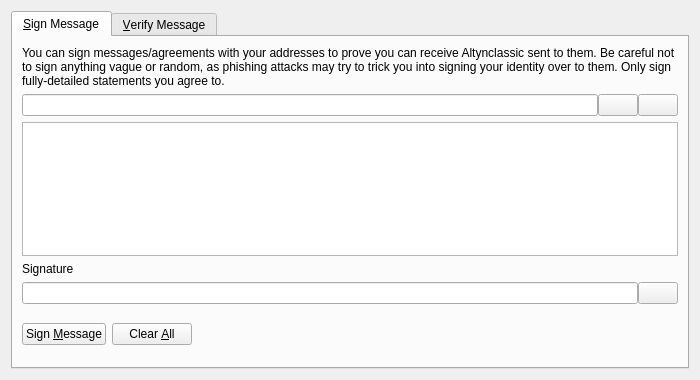
<?xml version="1.0" encoding="UTF-8"?>
<ui version="4.0">
 <class>SignVerifyMessageDialog</class>
 <widget class="QDialog" name="SignVerifyMessageDialog">
  <property name="geometry">
   <rect>
    <x>0</x>
    <y>0</y>
    <width>700</width>
    <height>380</height>
   </rect>
  </property>
  <property name="windowTitle">
   <string>Signatures - Sign / Verify a Message</string>
  </property>
  <property name="modal">
   <bool>true</bool>
  </property>
  <layout class="QVBoxLayout" name="verticalLayout">
   <item>
    <widget class="QTabWidget" name="tabWidget">
     <property name="currentIndex">
      <number>0</number>
     </property>
     <widget class="QWidget" name="tabSignMessage">
      <attribute name="title">
       <string>&amp;Sign Message</string>
      </attribute>
      <layout class="QVBoxLayout" name="verticalLayout_SM">
       <item>
        <widget class="QLabel" name="infoLabel_SM">
         <property name="text">
          <string>You can sign messages/agreements with your addresses to prove you can receive Altynclassic sent to them. Be careful not to sign anything vague or random, as phishing attacks may try to trick you into signing your identity over to them. Only sign fully-detailed statements you agree to.</string>
         </property>
         <property name="textFormat">
          <enum>Qt::PlainText</enum>
         </property>
         <property name="wordWrap">
          <bool>true</bool>
         </property>
        </widget>
       </item>
       <item>
        <layout class="QHBoxLayout" name="horizontalLayout_1_SM">
         <property name="spacing">
          <number>0</number>
         </property>
         <item>
          <widget class="QValidatedLineEdit" name="addressIn_SM">
           <property name="toolTip">
            <string>The address to sign the message with (e.g. SwnLY9Tf7Zsef8gMGL2fhWA9ZmMjt4KPwg)</string>
           </property>
          </widget>
         </item>
         <item>
          <widget class="QPushButton" name="addressBookButton_SM">
           <property name="toolTip">
            <string>Choose previously used address</string>
           </property>
           <property name="text">
            <string/>
           </property>
           <property name="icon">
            <iconset resource="../altynclassic.qrc">
             <normaloff>:/icons/address-book</normaloff>:/icons/address-book</iconset>
           </property>
           <property name="shortcut">
            <string>Alt+A</string>
           </property>
           <property name="autoDefault">
            <bool>false</bool>
           </property>
          </widget>
         </item>
         <item>
          <widget class="QPushButton" name="pasteButton_SM">
           <property name="toolTip">
            <string>Paste address from clipboard</string>
           </property>
           <property name="text">
            <string/>
           </property>
           <property name="icon">
            <iconset resource="../altynclassic.qrc">
             <normaloff>:/icons/editpaste</normaloff>:/icons/editpaste</iconset>
           </property>
           <property name="shortcut">
            <string>Alt+P</string>
           </property>
           <property name="autoDefault">
            <bool>false</bool>
           </property>
          </widget>
         </item>
        </layout>
       </item>
       <item>
        <widget class="QPlainTextEdit" name="messageIn_SM">
         <property name="toolTip">
          <string>Enter the message you want to sign here</string>
         </property>
        </widget>
       </item>
       <item>
        <widget class="QLabel" name="signatureLabel_SM">
         <property name="text">
          <string>Signature</string>
         </property>
         <property name="textFormat">
          <enum>Qt::PlainText</enum>
         </property>
        </widget>
       </item>
       <item>
        <layout class="QHBoxLayout" name="horizontalLayout_2_SM">
         <property name="spacing">
          <number>0</number>
         </property>
         <item>
          <widget class="QLineEdit" name="signatureOut_SM">
           <property name="font">
            <font>
             <italic>true</italic>
            </font>
           </property>
           <property name="readOnly">
            <bool>true</bool>
           </property>
          </widget>
         </item>
         <item>
          <widget class="QPushButton" name="copySignatureButton_SM">
           <property name="toolTip">
            <string>Copy the current signature to the system clipboard</string>
           </property>
           <property name="text">
            <string/>
           </property>
           <property name="icon">
            <iconset resource="../altynclassic.qrc">
             <normaloff>:/icons/editcopy</normaloff>:/icons/editcopy</iconset>
           </property>
           <property name="autoDefault">
            <bool>false</bool>
           </property>
          </widget>
         </item>
        </layout>
       </item>
       <item>
        <layout class="QHBoxLayout" name="horizontalLayout_3_SM">
         <item>
          <widget class="QPushButton" name="signMessageButton_SM">
           <property name="toolTip">
            <string>Sign the message to prove you own this Altynclassic address</string>
           </property>
           <property name="text">
            <string>Sign &amp;Message</string>
           </property>
           <property name="icon">
            <iconset resource="../altynclassic.qrc">
             <normaloff>:/icons/edit</normaloff>:/icons/edit</iconset>
           </property>
           <property name="autoDefault">
            <bool>false</bool>
           </property>
          </widget>
         </item>
         <item>
          <widget class="QPushButton" name="clearButton_SM">
           <property name="toolTip">
            <string>Reset all sign message fields</string>
           </property>
           <property name="text">
            <string>Clear &amp;All</string>
           </property>
           <property name="icon">
            <iconset resource="../altynclassic.qrc">
             <normaloff>:/icons/remove</normaloff>:/icons/remove</iconset>
           </property>
           <property name="autoDefault">
            <bool>false</bool>
           </property>
          </widget>
         </item>
         <item>
          <spacer name="horizontalSpacer_1_SM">
           <property name="orientation">
            <enum>Qt::Horizontal</enum>
           </property>
           <property name="sizeHint" stdset="0">
            <size>
             <width>40</width>
             <height>48</height>
            </size>
           </property>
          </spacer>
         </item>
         <item>
          <widget class="QLabel" name="statusLabel_SM">
           <property name="font">
            <font>
             <weight>75</weight>
             <bold>true</bold>
            </font>
           </property>
           <property name="text">
            <string/>
           </property>
           <property name="wordWrap">
            <bool>true</bool>
           </property>
          </widget>
         </item>
         <item>
          <spacer name="horizontalSpacer_2_SM">
           <property name="orientation">
            <enum>Qt::Horizontal</enum>
           </property>
           <property name="sizeHint" stdset="0">
            <size>
             <width>40</width>
             <height>48</height>
            </size>
           </property>
          </spacer>
         </item>
        </layout>
       </item>
      </layout>
     </widget>
     <widget class="QWidget" name="tabVerifyMessage">
      <attribute name="title">
       <string>&amp;Verify Message</string>
      </attribute>
      <layout class="QVBoxLayout" name="verticalLayout_VM">
       <item>
        <widget class="QLabel" name="infoLabel_VM">
         <property name="text">
          <string>Enter the receiver's address, message (ensure you copy line breaks, spaces, tabs, etc. exactly) and signature below to verify the message. Be careful not to read more into the signature than what is in the signed message itself, to avoid being tricked by a man-in-the-middle attack. Note that this only proves the signing party receives with the address, it cannot prove sendership of any transaction!</string>
         </property>
         <property name="textFormat">
          <enum>Qt::PlainText</enum>
         </property>
         <property name="alignment">
          <set>Qt::AlignLeading|Qt::AlignLeft|Qt::AlignTop</set>
         </property>
         <property name="wordWrap">
          <bool>true</bool>
         </property>
        </widget>
       </item>
       <item>
        <layout class="QHBoxLayout" name="horizontalLayout_1_VM">
         <property name="spacing">
          <number>0</number>
         </property>
         <item>
          <widget class="QValidatedLineEdit" name="addressIn_VM">
           <property name="toolTip">
            <string>The Altynclassic address the message was signed with (e.g. SwnLY9Tf7Zsef8gMGL2fhWA9ZmMjt4KPwg)</string>
           </property>
          </widget>
         </item>
         <item>
          <widget class="QPushButton" name="addressBookButton_VM">
           <property name="toolTip">
            <string>Choose previously used address</string>
           </property>
           <property name="text">
            <string/>
           </property>
           <property name="icon">
            <iconset resource="../altynclassic.qrc">
             <normaloff>:/icons/address-book</normaloff>:/icons/address-book</iconset>
           </property>
           <property name="shortcut">
            <string>Alt+A</string>
           </property>
           <property name="autoDefault">
            <bool>false</bool>
           </property>
          </widget>
         </item>
        </layout>
       </item>
       <item>
        <widget class="QPlainTextEdit" name="messageIn_VM"/>
       </item>
       <item>
        <widget class="QValidatedLineEdit" name="signatureIn_VM"/>
       </item>
       <item>
        <layout class="QHBoxLayout" name="horizontalLayout_2_VM">
         <item>
          <widget class="QPushButton" name="verifyMessageButton_VM">
           <property name="toolTip">
            <string>Verify the message to ensure it was signed with the specified Altynclassic address</string>
           </property>
           <property name="text">
            <string>Verify &amp;Message</string>
           </property>
           <property name="icon">
            <iconset resource="../altynclassic.qrc">
             <normaloff>:/icons/transaction_0</normaloff>:/icons/transaction_0</iconset>
           </property>
           <property name="autoDefault">
            <bool>false</bool>
           </property>
          </widget>
         </item>
         <item>
          <widget class="QPushButton" name="clearButton_VM">
           <property name="toolTip">
            <string>Reset all verify message fields</string>
           </property>
           <property name="text">
            <string>Clear &amp;All</string>
           </property>
           <property name="icon">
            <iconset resource="../altynclassic.qrc">
             <normaloff>:/icons/remove</normaloff>:/icons/remove</iconset>
           </property>
           <property name="autoDefault">
            <bool>false</bool>
           </property>
          </widget>
         </item>
         <item>
          <spacer name="horizontalSpacer_1_VM">
           <property name="orientation">
            <enum>Qt::Horizontal</enum>
           </property>
           <property name="sizeHint" stdset="0">
            <size>
             <width>40</width>
             <height>48</height>
            </size>
           </property>
          </spacer>
         </item>
         <item>
          <widget class="QLabel" name="statusLabel_VM">
           <property name="font">
            <font>
             <weight>75</weight>
             <bold>true</bold>
            </font>
           </property>
           <property name="text">
            <string/>
           </property>
           <property name="wordWrap">
            <bool>true</bool>
           </property>
          </widget>
         </item>
         <item>
          <spacer name="horizontalSpacer_2_VM">
           <property name="orientation">
            <enum>Qt::Horizontal</enum>
           </property>
           <property name="sizeHint" stdset="0">
            <size>
             <width>40</width>
             <height>48</height>
            </size>
           </property>
          </spacer>
         </item>
        </layout>
       </item>
      </layout>
     </widget>
    </widget>
   </item>
  </layout>
 </widget>
 <customwidgets>
  <customwidget>
   <class>QValidatedLineEdit</class>
   <extends>QLineEdit</extends>
   <header>qvalidatedlineedit.h</header>
  </customwidget>
 </customwidgets>
 <resources>
  <include location="../altynclassic.qrc"/>
 </resources>
 <connections/>
</ui>
